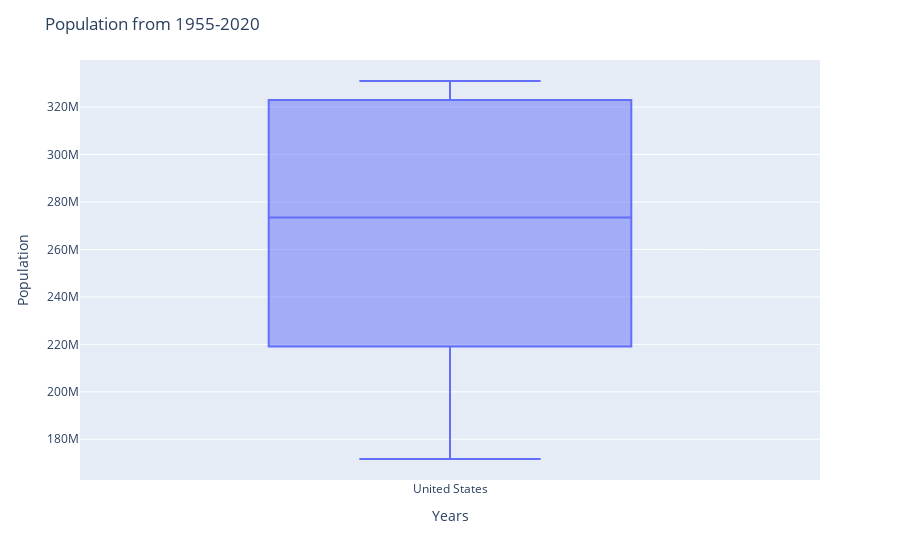

The code cell stored with this chart in its notebook:
### Markdown cell above
# Boxplot

### Code cell
df_pivot['United States'].plot.box().update_layout(
    xaxis_title='Years',
    yaxis_title='Population',
    title='Population from 1955-2020'
)

### Figure 1 — Plotly figure (JSON) as saved in the notebook; plotly's stock layout.template omitted (floating-point values rounded to 4 significant figures)
{"data": [{"alignmentgroup": "True", "hovertemplate": "variable=%{x}<br>value=%{y}<extra></extra>", "legendgroup": "", "marker": {"color": "#636efa"}, "name": "", "notched": false, "offsetgroup": "", "orientation": "v", "showlegend": false, "type": "box", "x": ["United States", "United States", "United States", "United States", "United States", "United States", "United States", "United States", "United States", "United States", "United States", "United States", "United States", "United States", "United States", "United States", "United States", "United States"], "x0": " ", "xaxis": "x", "y": [171700000.0, 186700000.0, 199700000.0, 209500000.0, 219100000.0, 229500000.0, 240500000.0, 252100000.0, 265200000.0, 281700000.0, 295000000.0, 309000000.0, 320900000.0, 323000000.0, 325100000.0, 327100000.0, 329100000.0, 331000000.0], "y0": " ", "yaxis": "y"}], "layout": {"boxmode": "group", "legend": {"tracegroupgap": 0}, "margin": {"t": 60}, "title": {"text": "Population from 1955-2020"}, "xaxis": {"anchor": "y", "domain": [0, 1], "title": {"text": "Years"}}, "yaxis": {"anchor": "x", "domain": [0, 1], "title": {"text": "Population"}}}}
